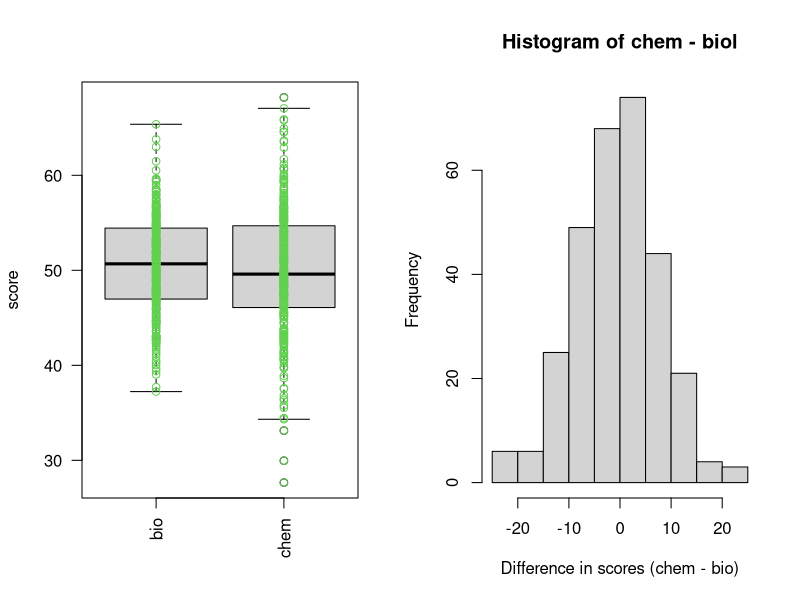

The R source for this figure:
## ---- chunk 1
knitr::opts_chunk$set(echo = TRUE)
set.seed(1204)
## ---- chunk 2
par(mfrow=c(1,2))
set.seed(1204)
n=300
chem <- rnorm(n, sd=7, mean=50)
biol <- rnorm(n, sd=5, mean=50)
df <- data.frame(test=c(rep('chem',n), rep('bio',n)), score=c(chem,biol))
boxplot(data=df, score~test, las=2, xlab='')
points(factor(df$test), df$score, col=3)
hist(chem - biol, xlab='Difference in scores (chem - bio)')
